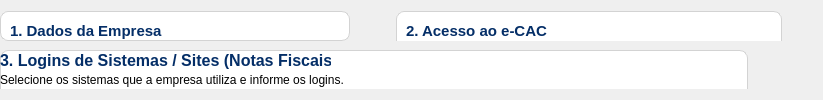
           <widget class="QWidget" name="registerCompanyContent" native="true">
            <layout class="QVBoxLayout" name="verticalLayout_18">
             <property name="spacing">
              <number>0</number>
             </property>
             <property name="leftMargin">
              <number>0</number>
             </property>
             <property name="rightMargin">
              <number>0</number>
             </property>
             <item>
              <widget class="QWidget" name="companyData_eCAC_Content" native="true">
               <property name="maximumSize">
                <size>
                 <width>16777215</width>
                 <height>180</height>
                </size>
               </property>
               <layout class="QHBoxLayout" name="horizontalLayout_8">
                <property name="leftMargin">
                 <number>0</number>
                </property>
                <property name="topMargin">
                 <number>0</number>
                </property>
                <property name="rightMargin">
                 <number>0</number>
                </property>
                <property name="bottomMargin">
                 <number>9</number>
                </property>
                <item>
                 <widget class="QWidget" name="registerCompanyStructureContent" native="true">
                  <property name="minimumSize">
                   <size>
                    <width>350</width>
                    <height>0</height>
                   </size>
                  </property>
                  <property name="maximumSize">
                   <size>
                    <width>350</width>
                    <height>280</height>
                   </size>
                  </property>
                  <property name="styleSheet">
                   <string notr="true">#registerCompanyStructureContent {
	background-color: white;
	border: 1px solid lightgray;
	border-radius: 8px;
}</string>
                  </property>
                  <widget class="QWidget" name="registerCompanyTitleContent" native="true">
                   <property name="geometry">
                    <rect>
                     <x>10</x>
                     <y>10</y>
                     <width>221</width>
                     <height>21</height>
                    </rect>
                   </property>
                   <widget class="QLabel" name="registerCompanyTitle">
                    <property name="geometry">
                     <rect>
                      <x>0</x>
                      <y>0</y>
                      <width>331</width>
                      <height>21</height>
                     </rect>
                    </property>
                    <property name="text">
                     <string>&lt;html&gt;&lt;head/&gt;&lt;body&gt;&lt;p&gt;&lt;span style=&quot; font-size:11pt; font-weight:700; color:#042e67;&quot;&gt;1. Dados da Empresa&lt;/span&gt;&lt;/p&gt;&lt;/body&gt;&lt;/html&gt;</string>
                    </property>
                   </widget>
                  </widget>
                  <widget class="QWidget" name="registerCompanyNameContent" native="true">
                   <property name="geometry">
                    <rect>
                     <x>10</x>
                     <y>40</y>
                     <width>331</width>
                     <height>51</height>
                    </rect>
                   </property>
                   <widget class="QLabel" name="registerCompanyNameTitle">
                    <property name="geometry">
                     <rect>
                      <x>0</x>
                      <y>0</y>
                      <width>81</width>
                      <height>16</height>
                     </rect>
                    </property>
                    <property name="text">
                     <string>&lt;html&gt;&lt;head/&gt;&lt;body&gt;&lt;p&gt;&lt;span style=&quot; color:#042e67;&quot;&gt;Razão Social&lt;/span&gt;&lt;/p&gt;&lt;/body&gt;&lt;/html&gt;</string>
                    </property>
                   </widget>
                   <widget class="QLineEdit" name="companyName">
                    <property name="geometry">
                     <rect>
                      <x>0</x>
                      <y>20</y>
                      <width>331</width>
                      <height>31</height>
                     </rect>
                    </property>
                    <property name="minimumSize">
                     <size>
                      <width>0</width>
                      <height>31</height>
                     </size>
                    </property>
                    <property name="styleSheet">
                     <string notr="true">#companyName {
	background-color: transparent;
	border: 1px solid #EEEEEE;
	border-radius: 5px;
	padding: 4px;
}</string>
                    </property>
                    <property name="placeholderText">
                     <string>Informe a Razão Social</string>
                    </property>
                   </widget>
                  </widget>
                  <widget class="QWidget" name="cnpjIMContent" native="true">
                   <property name="geometry">
                    <rect>
                     <x>10</x>
                     <y>100</y>
                     <width>331</width>
                     <height>51</height>
                    </rect>
                   </property>
                   <widget class="QWidget" name="cnpjContent" native="true">
                    <property name="geometry">
                     <rect>
                      <x>0</x>
                      <y>0</y>
                      <width>151</width>
                      <height>51</height>
                     </rect>
                    </property>
                    <widget class="QLabel" name="cnpjNumberTitle">
                     <property name="geometry">
                      <rect>
                       <x>0</x>
                       <y>0</y>
                       <width>81</width>
                       <height>16</height>
                      </rect>
                     </property>
                     <property name="text">
                      <string>&lt;html&gt;&lt;head/&gt;&lt;body&gt;&lt;p&gt;&lt;span style=&quot; color:#042e67;&quot;&gt;CNPJ&lt;/span&gt;&lt;/p&gt;&lt;/body&gt;&lt;/html&gt;</string>
                     </property>
                    </widget>
                    <widget class="LineEditCursorStart" name="cnpjNumber">
                     <property name="geometry">
                      <rect>
                       <x>0</x>
                       <y>20</y>
                       <width>151</width>
                       <height>31</height>
                      </rect>
                     </property>
                     <property name="minimumSize">
                      <size>
                       <width>0</width>
                       <height>31</height>
                      </size>
                     </property>
                     <property name="styleSheet">
                      <string notr="true">#cnpjNumber {
	background-color: transparent;
	border: 1px solid #EEEEEE;
	border-radius: 5px;
	padding: 4px;
}</string>
                     </property>
                     <property name="inputMask">
                      <string>00.000.000/0000-00;_</string>
                     </property>
                     <property name="echoMode">
                      <enum>QLineEdit::EchoMode::Normal</enum>
                     </property>
                     <property name="placeholderText">
                      <string>00.000.000/0000-00</string>
                     </property>
                    </widget>
                   </widget>
                   <widget class="QWidget" name="imContent" native="true">
                    <property name="geometry">
                     <rect>
                      <x>170</x>
                      <y>0</y>
                      <width>161</width>
                      <height>51</height>
                     </rect>
                    </property>
                    <widget class="QLabel" name="imTitle">
                     <property name="geometry">
                      <rect>
                       <x>0</x>
                       <y>0</y>
                       <width>111</width>
                       <height>16</height>
                      </rect>
                     </property>
                     <property name="text">
                      <string>&lt;html&gt;&lt;head/&gt;&lt;body&gt;&lt;p&gt;&lt;span style=&quot; color:#042e67;&quot;&gt;Inscrição Municipal&lt;/span&gt;&lt;/p&gt;&lt;/body&gt;&lt;/html&gt;</string>
                     </property>
                    </widget>
                    <widget class="LineEditCursorStart" name="imNumber">
                     <property name="geometry">
                      <rect>
                       <x>0</x>
                       <y>20</y>
                       <width>161</width>
                       <height>31</height>
                      </rect>
                     </property>
                     <property name="minimumSize">
                      <size>
                       <width>0</width>
                       <height>31</height>
                      </size>
                     </property>
                     <property name="styleSheet">
                      <string notr="true">#imNumber {
	background-color: transparent;
	border: 1px solid #EEEEEE;
	border-radius: 5px;
	padding: 4px;
}</string>
                     </property>
                     <property name="inputMask">
                      <string>0000000</string>
                     </property>
                     <property name="text">
                      <string/>
                     </property>
                     <property name="maxLength">
                      <number>7</number>
                     </property>
                     <property name="frame">
                      <bool>true</bool>
                     </property>
                     <property name="placeholderText">
                      <string>Informe a IM</string>
                     </property>
                    </widget>
                   </widget>
                  </widget>
                 </widget>
                </item>
                <item>
                 <spacer name="horizontalSpacer_6">
                  <property name="orientation">
                   <enum>Qt::Orientation::Horizontal</enum>
                  </property>
                  <property name="sizeHint" stdset="0">
                   <size>
                    <width>40</width>
                    <height>20</height>
                   </size>
                  </property>
                 </spacer>
                </item>
                <item>
                 <widget class="QWidget" name="eCAC_ContentFather" native="true">
                  <property name="minimumSize">
                   <size>
                    <width>387</width>
                    <height>0</height>
                   </size>
                  </property>
                  <widget class="QWidget" name="eCAC_Content" native="true">
                   <property name="geometry">
                    <rect>
                     <x>0</x>
                     <y>0</y>
                     <width>386</width>
                     <height>105</height>
                    </rect>
                   </property>
                   <property name="minimumSize">
                    <size>
                     <width>386</width>
                     <height>0</height>
                    </size>
                   </property>
                   <property name="maximumSize">
                    <size>
                     <width>386</width>
                     <height>105</height>
                    </size>
                   </property>
                   <property name="styleSheet">
                    <string notr="true">#eCAC_Content {
	background-color: white;
	border: 1px solid lightgray;
	border-radius: 8px;
}</string>
                   </property>
                   <widget class="QWidget" name="eCACTitleContent" native="true">
                    <property name="geometry">
                     <rect>
                      <x>10</x>
                      <y>10</y>
                      <width>221</width>
                      <height>21</height>
                     </rect>
                    </property>
                    <widget class="QLabel" name="eCACTitle">
                     <property name="geometry">
                      <rect>
                       <x>0</x>
                       <y>0</y>
                       <width>331</width>
                       <height>21</height>
                      </rect>
                     </property>
                     <property name="text">
                      <string>&lt;html&gt;&lt;head/&gt;&lt;body&gt;&lt;p&gt;&lt;span style=&quot; font-size:11pt; font-weight:700; color:#042e67;&quot;&gt;2. Acesso ao e-CAC &lt;/span&gt;&lt;/p&gt;&lt;/body&gt;&lt;/html&gt;</string>
                     </property>
                    </widget>
                   </widget>
                   <widget class="QWidget" name="pathSetCertificateContent" native="true">
                    <property name="geometry">
                     <rect>
                      <x>10</x>
                      <y>40</y>
                      <width>361</width>
                      <height>51</height>
                     </rect>
                    </property>
                    <widget class="QWidget" name="pathCertificateContent" native="true">
                     <property name="geometry">
                      <rect>
                       <x>0</x>
                       <y>0</y>
                       <width>311</width>
                       <height>51</height>
                      </rect>
                     </property>
                     <widget class="QLabel" name="pathCertificateTitle">
                      <property name="geometry">
                       <rect>
                        <x>0</x>
                        <y>0</y>
                        <width>101</width>
                        <height>16</height>
                       </rect>
                      </property>
                      <property name="text">
                       <string>&lt;html&gt;&lt;head/&gt;&lt;body&gt;&lt;p&gt;&lt;span style=&quot; color:#042e67;&quot;&gt;Certificado Digital&lt;/span&gt;&lt;/p&gt;&lt;/body&gt;&lt;/html&gt;</string>
                      </property>
                     </widget>
                     <widget class="QLineEdit" name="pathCertificate">
                      <property name="geometry">
                       <rect>
                        <x>0</x>
                        <y>20</y>
                        <width>311</width>
                        <height>31</height>
                       </rect>
                      </property>
                      <property name="minimumSize">
                       <size>
                        <width>0</width>
                        <height>31</height>
                       </size>
                      </property>
                      <property name="styleSheet">
                       <string notr="true">#pathCertificate {
	background-color: transparent;
	border: 1px solid #EEEEEE;
	border-radius: 5px;
	padding: 4px;
}</string>
                      </property>
                      <property name="inputMask">
                       <string/>
                      </property>
                      <property name="text">
                       <string/>
                      </property>
                      <property name="readOnly">
                       <bool>true</bool>
                      </property>
                      <property name="placeholderText">
                       <string/>
                      </property>
                     </widget>
                    </widget>
                    <widget class="QWidget" name="searchPathContent" native="true">
                     <property name="geometry">
                      <rect>
                       <x>320</x>
                       <y>0</y>
                       <width>41</width>
                       <height>51</height>
                      </rect>
                     </property>
                     <widget class="QPushButton" name="buttonSearchPathCertificate">
                      <property name="geometry">
                       <rect>
                        <x>0</x>
                        <y>20</y>
                        <width>31</width>
                        <height>31</height>
                       </rect>
                      </property>
                      <property name="cursor">
                       <cursorShape>PointingHandCursor</cursorShape>
                      </property>
                      <property name="styleSheet">
                       <string notr="true">#buttonSearchPathCertificate {
	background-color: transparent;
	border: 1px solid #EEEEEE;
	border-radius: 5px;
	padding: 4px;
	color: #042e67;
	font-weight: 600;
}

#buttonSearchPathCertificate:hover {
	background-color: #EEEEEE;
}</string>
                      </property>
                      <property name="text">
                       <string/>
                      </property>
                      <property name="icon">
                       <iconset>
                        <normaloff>images/icone-Caminho-semfundo.png</normaloff>images/icone-Caminho-semfundo.png</iconset>
                      </property>
                     </widget>
                    </widget>
                   </widget>
                  </widget>
                 </widget>
                </item>
                <item>
                 <spacer name="horizontalSpacer_5">
                  <property name="orientation">
                   <enum>Qt::Orientation::Horizontal</enum>
                  </property>
                  <property name="sizeHint" stdset="0">
                   <size>
                    <width>40</width>
                    <height>20</height>
                   </size>
                  </property>
                 </spacer>
                </item>
               </layout>
              </widget>
             </item>
             <item>
              <widget class="QWidget" name="loginsContent" native="true">
               <widget class="QWidget" name="loginSystemSitesContent" native="true">
                <property name="geometry">
                 <rect>
                  <x>0</x>
                  <y>0</y>
                  <width>748</width>
                  <height>325</height>
                 </rect>
                </property>
                <property name="minimumSize">
                 <size>
                  <width>748</width>
                  <height>0</height>
                 </size>
                </property>
                <property name="maximumSize">
                 <size>
                  <width>748</width>
                  <height>325</height>
                 </size>
                </property>
                <property name="styleSheet">
                 <string notr="true">#loginSystemSitesContent {
	background-color: white;
	border: 1px solid lightgray;
	border-radius: 8px;
}</string>
                </property>
                <layout class="QVBoxLayout" name="verticalLayout_16">
                 <property name="spacing">
                  <number>0</number>
                 </property>
                 <item>
                  <widget class="QWidget" name="loginSystemSitesTitleContent" native="true">
                   <property name="minimumSize">
                    <size>
                     <width>0</width>
                     <height>25</height>
                    </size>
                   </property>
                   <widget class="QLabel" name="loginSystemSitesTitle">
                    <property name="geometry">
                     <rect>
                      <x>0</x>
                      <y>0</y>
                      <width>331</width>
                      <height>21</height>
                     </rect>
                    </property>
                    <property name="text">
                     <string>&lt;html&gt;&lt;head/&gt;&lt;body&gt;&lt;p&gt;&lt;span style=&quot; font-size:12pt; font-weight:700; color:#042e67;&quot;&gt; 3. Logins de Sistemas / Sites (Notas Fiscais)&lt;/span&gt;&lt;/p&gt;&lt;/body&gt;&lt;/html&gt;</string>
                    </property>
                   </widget>
                   <widget class="QLabel" name="informationTextSystemSites">
                    <property name="geometry">
                     <rect>
                      <x>0</x>
                      <y>20</y>
                      <width>351</width>
                      <height>20</height>
                     </rect>
                    </property>
                    <property name="text">
                     <string>Selecione os sistemas que a empresa utiliza e informe os logins.</string>
                    </property>
                   </widget>
                  </widget>
                 </item>
                 <item>
                  <widget class="QWidget" name="selectSystemsContent" native="true">
                   <property name="minimumSize">
                    <size>
                     <width>481</width>
                     <height>41</height>
                    </size>
                   </property>
                   <property name="maximumSize">
                    <size>
                     <width>16777215</width>
                     <height>41</height>
                    </size>
                   </property>
                  </widget>
                 </item>
                 <item>
                  <widget class="QWidget" name="loginsContentBox" native="true">
                   <property name="minimumSize">
                    <size>
                     <width>0</width>
                     <height>200</height>
                    </size>
                   </property>
                   <property name="maximumSize">
                    <size>
                     <width>16777215</width>
                     <height>240</height>
                    </size>
                   </property>
                   <layout class="QVBoxLayout" name="verticalLayout_19">
                    <property name="spacing">
                     <number>0</number>
                    </property>
                    <property name="leftMargin">
                     <number>0</number>
                    </property>
                    <property name="topMargin">
                     <number>0</number>
                    </property>
                    <property name="rightMargin">
                     <number>0</number>
                    </property>
                    <property name="bottomMargin">
                     <number>0</number>
                    </property>
                    <item>
                     <widget class="QWidget" name="nameColumnsContent" native="true">
                      <property name="minimumSize">
                       <size>
                        <width>0</width>
                        <height>34</height>
                       </size>
                      </property>
                      <property name="maximumSize">
                       <size>
                        <width>16777215</width>
                        <height>34</height>
                       </size>
                      </property>
                      <property name="styleSheet">
                       <string notr="true">#nameColumnsContent {
	background-color: #EEEEEE;
	border: 1px solid lightgray;
	border-bottom: None;
	border-top-left-radius: 8px;
    border-top-right-radius: 8px;
    border-bottom-left-radius: 0px;
    border-bottom-right-radius: 0px;
}</string>
                      </property>
                      <widget class="QLabel" name="systemColumn">
                       <property name="geometry">
                        <rect>
                         <x>10</x>
                         <y>3</y>
                         <width>190</width>
                         <height>31</height>
                        </rect>
                       </property>
                       <property name="minimumSize">
                        <size>
                         <width>190</width>
                         <height>0</height>
                        </size>
                       </property>
                       <property name="text">
                        <string>&lt;html&gt;&lt;head/&gt;&lt;body&gt;&lt;p&gt;&lt;span style=&quot; font-weight:700; color:#042e67;&quot;&gt;Sistema&lt;/span&gt;&lt;/p&gt;&lt;/body&gt;&lt;/html&gt;</string>
                       </property>
                      </widget>
                      <widget class="QLabel" name="loginUserColumn">
                       <property name="geometry">
                        <rect>
                         <x>210</x>
                         <y>3</y>
                         <width>210</width>
                         <height>31</height>
                        </rect>
                       </property>
                       <property name="minimumSize">
                        <size>
                         <width>210</width>
                         <height>0</height>
                        </size>
                       </property>
                       <property name="text">
                        <string>&lt;html&gt;&lt;head/&gt;&lt;body&gt;&lt;p&gt;&lt;span style=&quot; font-weight:700; color:#042e67;&quot;&gt;Login / Usuário&lt;/span&gt;&lt;/p&gt;&lt;/body&gt;&lt;/html&gt;</string>
                       </property>
                      </widget>
                      <widget class="QLabel" name="passwordColumn">
                       <property name="geometry">
                        <rect>
                         <x>430</x>
                         <y>3</y>
                         <width>210</width>
                         <height>31</height>
                        </rect>
                       </property>
                       <property name="minimumSize">
                        <size>
                         <width>210</width>
                         <height>0</height>
                        </size>
                       </property>
                       <property name="text">
                        <string>&lt;html&gt;&lt;head/&gt;&lt;body&gt;&lt;p&gt;&lt;span style=&quot; font-weight:700; color:#042e67;&quot;&gt;Senha&lt;/span&gt;&lt;/p&gt;&lt;/body&gt;&lt;/html&gt;</string>
                       </property>
                      </widget>
                     </widget>
                    </item>
                    <item>
                     <widget class="QScrollArea" name="scrollAreaLogins">
                      <property name="minimumSize">
                       <size>
                        <width>0</width>
                        <height>140</height>
                       </size>
                      </property>
                      <property name="maximumSize">
                       <size>
                        <width>3544354</width>
                        <height>140</height>
                       </size>
                      </property>
                      <property name="styleSheet">
                       <string notr="true">#scrollAreaLogins {
	background: #EEEEEE;
	border: 1px solid lightgray;
	border-top-left-radius: 0px;
    border-top-right-radius: 0px;
    border-bottom-left-radius: 8px;
    border-bottom-right-radius: 8px;
}</string>
                      </property>
                      <property name="widgetResizable">
                       <bool>true</bool>
                      </property>
                      <widget class="QWidget" name="scrollAreaWidgetContentsLogins">
                       <property name="geometry">
                        <rect>
                         <x>0</x>
                         <y>0</y>
                         <width>260</width>
                         <height>138</height>
                        </rect>
                       </property>
                       <property name="sizePolicy">
                        <sizepolicy hsizetype="Preferred" vsizetype="Preferred">
                         <horstretch>0</horstretch>
                         <verstretch>0</verstretch>
                        </sizepolicy>
                       </property>
                       <property name="minimumSize">
                        <size>
                         <width>260</width>
                         <height>0</height>
                        </size>
                       </property>
                       <property name="maximumSize">
                        <size>
                         <width>10000</width>
                         <height>16777215</height>
                        </size>
                       </property>
                       <property name="styleSheet">
                        <string notr="true">#scrollAreaWidgetContentsLogins {
	background: transparent;
}</string>
                       </property>
                       <layout class="QVBoxLayout" name="verticalLayout_20">
                        <property name="spacing">
                         <number>0</number>
                        </property>
                        <property name="leftMargin">
                         <number>0</number>
                        </property>
                        <property name="topMargin">
                         <number>0</number>
                        </property>
                        <property name="rightMargin">
                         <number>0</number>
                        </property>
                        <property name="bottomMargin">
                         <number>0</number>
                        </property>
                       </layout>
                      </widget>
                     </widget>
                    </item>
                    <item>
                     <spacer name="verticalSpacer_3">
                      <property name="orientation">
                       <enum>Qt::Orientation::Vertical</enum>
                      </property>
                      <property name="sizeHint" stdset="0">
                       <size>
                        <width>20</width>
                        <height>40</height>
                       </size>
                      </property>
                     </spacer>
                    </item>
                    <item>
                     <widget class="QWidget" name="footerContentListPagination_2" native="true">
                      <property name="minimumSize">
                       <size>
                        <width>0</width>
                        <height>50</height>
                       </size>
                      </property>
                      <property name="maximumSize">
                       <size>
                        <width>16777215</width>
                        <height>41</height>
                       </size>
                      </property>
                      <widget class="QPushButton" name="buttonSaveCompany">
                       <property name="geometry">
                        <rect>
                         <x>600</x>
                         <y>10</y>
                         <width>131</width>
                         <height>31</height>
                        </rect>
                       </property>
                       <property name="cursor">
                        <cursorShape>PointingHandCursor</cursorShape>
                       </property>
                       <property name="styleSheet">
                        <string notr="true">#buttonSaveCompany {
	background-color: #06adc2;
	border-radius: 5px;
	padding: 4px;
	color: white;
	font-weight: 700;
}

#buttonSaveCompany:hover {
	background-color: #042e67;
}</string>
                       </property>
                       <property name="text">
                        <string>Salvar Empresa</string>
                       </property>
                      </widget>
                      <widget class="QPushButton" name="buttonCancelCompany">
                       <property name="geometry">
                        <rect>
                         <x>510</x>
                         <y>10</y>
                         <width>81</width>
                         <height>31</height>
                        </rect>
                       </property>
                       <property name="cursor">
                        <cursorShape>PointingHandCursor</cursorShape>
                       </property>
                       <property name="styleSheet">
                        <string notr="true">#buttonCancelCompany {
	background-color: transparent;
	border: 1px solid #EEEEEE;
	border-radius: 5px;
	padding: 4px;
	color: #042e67;
	font-weight: 600;
}

#buttonCancelCompany:hover {
	background-color: #EEEEEE;
}</string>
                       </property>
                       <property name="text">
                        <string>Cancelar</string>
                       </property>
                      </widget>
                     </widget>
                    </item>
                   </layout>
                  </widget>
                 </item>
                </layout>
               </widget>
              </widget>
             </item>
            </layout>
           </widget>
